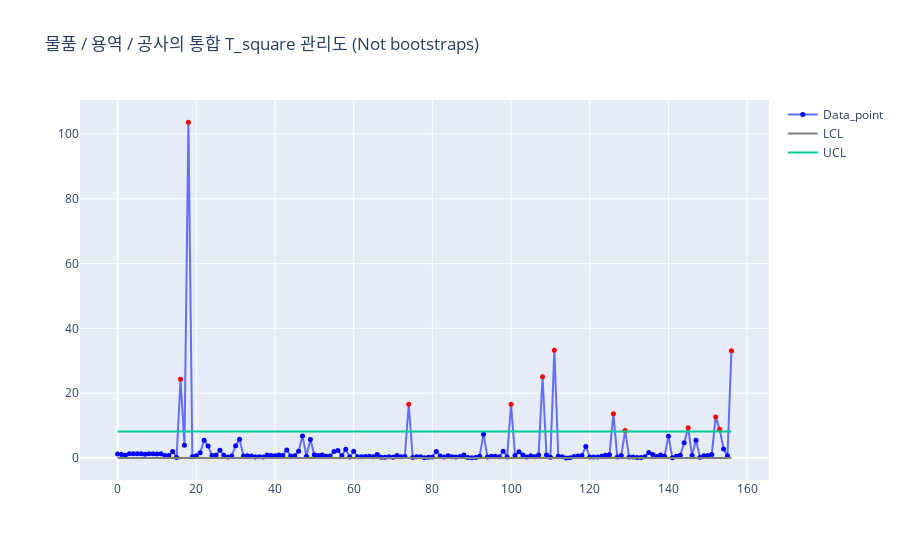

Here is the notebook cell this chart was saved with:
### Code cell
fig = go.Figure()


fig.add_trace(go.Scatter(x = df_data.index, y =df_data['data_point'],mode = 'lines+markers',name= 'Data_point',
                                 marker=dict(
                        color=df_data['control'],
                        size=5)))


fig.add_trace(go.Scatter(x = df_data.index ,y = df_data['lcl']  ,mode= 'lines',name= 'LCL',marker_color = 'gray'))
fig.add_trace(go.Scatter(x = df_data.index ,y = df_data['ucl']  ,mode= 'lines',name= 'UCL'))



fig.update_layout({
    'title' : '물품 / 용역 / 공사의 통합 T_square 관리도 (Not bootstraps)'
})





fig.show()

### Figure 1 — Plotly figure (JSON) as saved in the notebook; plotly's stock layout.template omitted (floating-point values rounded to 4 significant figures; data arrays with more than 128 entries replaced by an {"elided": "..."} marker saying what was removed)
{"data": [{"marker": {"color": {"elided": "157 str values"}, "size": 5}, "mode": "lines+markers", "name": "Data_point", "type": "scatter", "x": {"elided": "157 int values"}, "y": {"elided": "157 float values"}}, {"marker": {"color": "gray"}, "mode": "lines", "name": "LCL", "type": "scatter", "x": {"elided": "157 int values"}, "y": {"elided": "157 int values"}}, {"mode": "lines", "name": "UCL", "type": "scatter", "x": {"elided": "157 int values"}, "y": {"elided": "157 float values"}}], "layout": {"title": {"text": "물품 / 용역 / 공사의 통합 T_square 관리도 (Not bootstraps)"}}}
